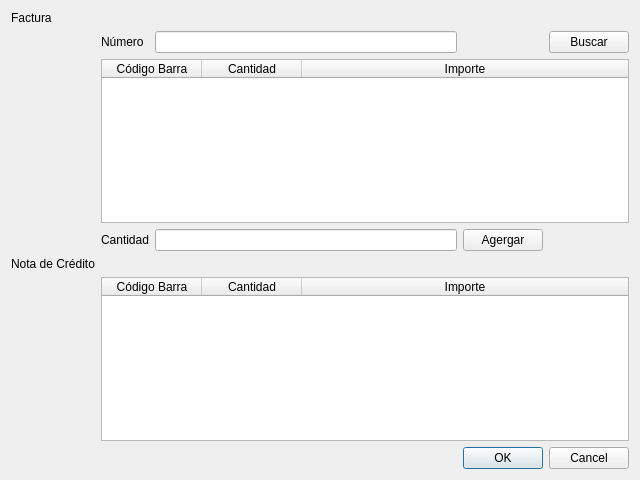
<?xml version="1.0" encoding="UTF-8"?>
<ui version="4.0">
 <class>vtnDevolucionDeCliente</class>
 <widget class="QWidget" name="vtnDevolucionDeCliente">
  <property name="geometry">
   <rect>
    <x>0</x>
    <y>0</y>
    <width>640</width>
    <height>480</height>
   </rect>
  </property>
  <property name="windowTitle">
   <string>Devolución de Cliente</string>
  </property>
  <layout class="QVBoxLayout" name="verticalLayout">
   <item>
    <layout class="QGridLayout" name="gridLayout">
     <item row="0" column="0">
      <widget class="QLabel" name="label">
       <property name="text">
        <string>Factura</string>
       </property>
      </widget>
     </item>
     <item row="3" column="1">
      <widget class="QLabel" name="label_3">
       <property name="text">
        <string>Cantidad</string>
       </property>
      </widget>
     </item>
     <item row="1" column="1">
      <widget class="QLabel" name="label_2">
       <property name="text">
        <string>Número</string>
       </property>
      </widget>
     </item>
     <item row="4" column="0">
      <widget class="QLabel" name="label_4">
       <property name="text">
        <string>Nota de Crédito</string>
       </property>
      </widget>
     </item>
     <item row="1" column="2">
      <widget class="QLineEdit" name="lineEdit"/>
     </item>
     <item row="1" column="4">
      <widget class="QPushButton" name="pushButton">
       <property name="focusPolicy">
        <enum>Qt::TabFocus</enum>
       </property>
       <property name="text">
        <string>Buscar</string>
       </property>
      </widget>
     </item>
     <item row="3" column="2">
      <widget class="QLineEdit" name="lineEdit_2"/>
     </item>
     <item row="3" column="3">
      <widget class="QPushButton" name="pushButton_2">
       <property name="focusPolicy">
        <enum>Qt::TabFocus</enum>
       </property>
       <property name="text">
        <string>Agergar</string>
       </property>
      </widget>
     </item>
     <item row="2" column="1" colspan="4">
      <widget class="QTableWidget" name="tableWidget">
       <attribute name="horizontalHeaderStretchLastSection">
        <bool>true</bool>
       </attribute>
       <column>
        <property name="text">
         <string>Código Barra</string>
        </property>
       </column>
       <column>
        <property name="text">
         <string>Cantidad</string>
        </property>
       </column>
       <column>
        <property name="text">
         <string>Importe</string>
        </property>
       </column>
      </widget>
     </item>
     <item row="5" column="1" colspan="4">
      <widget class="QTableWidget" name="tableWidget_2">
       <attribute name="horizontalHeaderStretchLastSection">
        <bool>true</bool>
       </attribute>
       <column>
        <property name="text">
         <string>Código Barra</string>
        </property>
       </column>
       <column>
        <property name="text">
         <string>Cantidad</string>
        </property>
       </column>
       <column>
        <property name="text">
         <string>Importe</string>
        </property>
       </column>
      </widget>
     </item>
     <item row="6" column="3" colspan="2">
      <widget class="QDialogButtonBox" name="buttonBox">
       <property name="standardButtons">
        <set>QDialogButtonBox::Cancel|QDialogButtonBox::Ok</set>
       </property>
      </widget>
     </item>
    </layout>
   </item>
  </layout>
 </widget>
 <tabstops>
  <tabstop>lineEdit</tabstop>
  <tabstop>pushButton</tabstop>
  <tabstop>tableWidget</tabstop>
  <tabstop>lineEdit_2</tabstop>
  <tabstop>pushButton_2</tabstop>
  <tabstop>tableWidget_2</tabstop>
  <tabstop>buttonBox</tabstop>
 </tabstops>
 <resources/>
 <connections/>
</ui>
